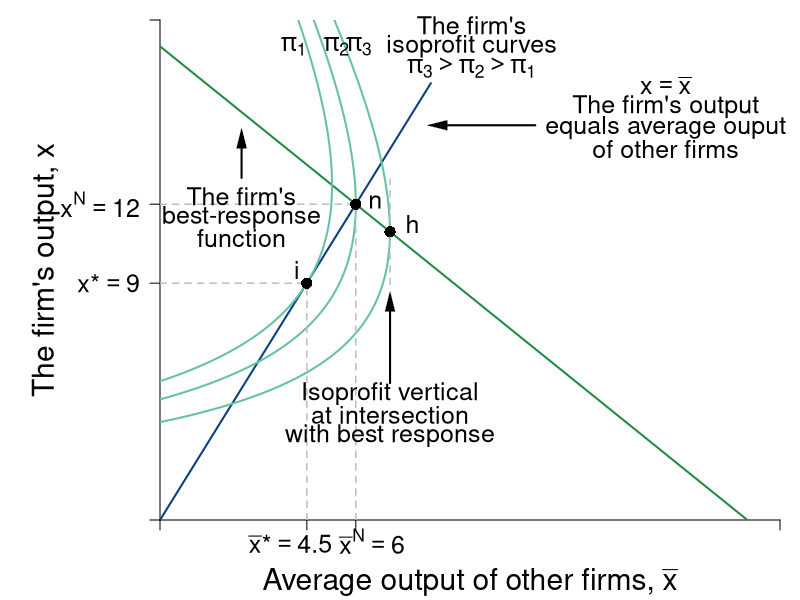

This chart was generated by the following R code:
require(shape)
pdf(file = "competitionmarkets/competition_average_2.pdf", width = 9, height = 7)

#Set parameters for graphics
axislabelsize <- 1.8
labelsize <- 1.5
namesize <- 1.8
annotatesize <- 1.5
graphlinewidth <- 2
segmentlinewidth <- 1.5

COL <- c("#7fc97f", "#beaed4", "#fdc086", "#ffff99", "#386cb0", "#f0027f", "#bf5b17", "#666666")
COLA <- c("#99d8c9","#66c2a4","#41ae76", "#238b45", "#005824")
COLB <- c("#4eb3d3", "#2b8cbe", "#0868ac","#084081")

par(mar =  c(4, 8, 1, 1))

piA <- function(xbar, x, s = 0.5, pmax = 20, c1 = 2, n = 3) {
  (pmax - s*(n - 1)*xbar)*x - s*(x)^2 - c1*x
}

brfA <- function(xbar, s = 0.5, pmax = 20, c1 = 2, n = 3) {
  (pmax - c1)/(2*s) - ((n - 1)/(2))*xbar
}

Equal45 <- function(xbar, slope = 1){
  slope*xbar
}


xlims <- c(0, 19)
ylims <- c(0, 19)

npts <- 501 
x <- seq(xlims[1], xlims[2], length.out = npts)
y <- seq(ylims[1], ylims[2], length.out = npts) 
#a <- c(30, 35, 40)
a <- c(60, 72, 81)


plot(0, 0, xlim = xlims, ylim = ylims, type = "n",
     xlab = expression(paste("")),
     ylab = expression(paste("")), 
     xaxt = "n", 
     yaxt = "n", 
     cex.lab = axislabelsize, 
     bty = "n",
     xaxs = "i", 
     yaxs = "i")


ticksy <- c(0, 9, 12, ylims[2])
ylabels <- c(NA, expression(paste(x,"*") == 9), expression(paste(x^N) == 12), NA)
ticksx <- c(0, 4.5, 6, xlims[2])
xlabels <- c(NA, expression(paste(bar(x),"*" == 4.5)), expression(paste(bar(x)^{N} == 6)), NA)


axis(1, at = ticksx, pos = 0, labels = FALSE, cex.axis = labelsize)
text(4, par("usr")[3] - 0.9, expression(paste(bar(x),"*" == 4.5)), xpd = TRUE, cex = labelsize)
text(6.5, par("usr")[3] - 0.8, expression(paste(bar(x)^{N} == 6)), xpd = TRUE, cex = labelsize)
axis(2, at = ticksy, pos = 0, labels = ylabels, las = 1, cex.axis = labelsize)


npts <- 500 
xx1 <- seq(xlims[1], xlims[2], length.out = npts)
xx2 <- seq(xlims[1], 8.3, length.out = npts)

lines(xx1, brfA(xx1, s = 0.5, pmax = 20, c1 = 2, n = 3), col = COLA[4], lwd = graphlinewidth)
lines(xx2, Equal45(xx2, slope = 2), col = COLB[4], lwd = graphlinewidth)

contour(x, y,
        outer(x, y, piA),
        drawlabels = FALSE,
        col = COLA[2],
        lwd = graphlinewidth,
        levels = a,
        xaxs = "i",
        yaxs = "i",
        add = TRUE)

mtext(expression(paste("Average output of other firms, ", bar(x))), side = 1, line = 3, cex = axislabelsize)
text(-3.5, 0.5*ylims[2], expression(paste("The firm's output, ", x)), xpd = TRUE, cex = axislabelsize, srt = 90) 

segments(0, 9, 4.5, 9, lty = 2, col = "gray" , lwd = segmentlinewidth)
segments(4.5, 0, 4.5, 9, lty = 2, col = "gray" , lwd = segmentlinewidth)
points(4.5, 9, pch = 16, col = "black", cex = 1.5)
text(4.2, 9.5, expression(paste("i")), cex = labelsize)
 
segments(6, 0, 6, 12, lty = 2, col = "gray" , lwd = segmentlinewidth)
segments(0, 12, 6, 12, lty = 2, col = "gray" , lwd = segmentlinewidth)
points(6, 12, pch = 16, col = "black", cex = 1.5)
text(6.6, 12.1, expression(paste("n")), cex = labelsize)


text(7.74, brfA(xbar = 7.05) + 0.3, expression(paste("h")), cex = labelsize)
segments(7.05, brfA(xbar = 7.05) - 2, 7.05, brfA(xbar = 7.05) + 2, lty = 2, col = "gray" , lwd = segmentlinewidth)
points(7.05, brfA(xbar = 7.05), pch = 16, col = "black", cex = 1.5)

text(7.05, 4.8, expression(paste("Isoprofit vertical")), cex = labelsize)
text(7.05, 4, expression(paste("at intersection")),cex = labelsize)
text(7.05, 3.2, expression(paste("with best response")),cex = labelsize)
Arrows(7.05, 5.2, 7.05, 8.3, col = "black", lty = 1, lwd = 2, arr.type = "triangle", arr.lwd = 0.5)

Arrows(11.5, 15, 8.5, 15, col = "black", lty = 1, lwd = 2, arr.type = "triangle", arr.lwd = 0.5)
text(15.5, 16.5, expression(paste(x == bar(x))), cex = labelsize)
text(15.5, 15.7, expression(paste("The firm's output")),cex = labelsize, xpd = TRUE)
text(15.5, 14.9, expression(paste("equals average ouput")),cex = labelsize, xpd = TRUE)
text(15.5, 14.1, expression(paste("of other firms")),cex = labelsize, xpd = TRUE)


text(2.5, 13.1 - 0.8, expression(paste("The firm's")),cex = labelsize)
text(2.5, 12.3 - 0.8, expression(paste("best-response")),cex = labelsize)
text(2.5, 11.5 - 0.8, expression(paste("function")),cex = labelsize)
Arrows(2.5, 13, 2.5, 14.5, col = "black", lty = 1, lwd = 2, arr.type = "triangle", arr.lwd = 0.5)


#Label the iso-welfare functions for the HG, Aisha
text(4.1, 18, expression(pi[1]), cex = labelsize)
text(5.4, 18, expression(pi[2]), cex = labelsize)
text(6.1, 18, expression(pi[3]), cex = labelsize)

text(9.55, 18.8, expression("The firm's"),cex = labelsize, xpd = TRUE)
text(9.55, 18, expression("isoprofit curves"),cex = labelsize,xpd = TRUE)
text(9.55, 17.2, expression(paste(pi[3] > pi[2], phantom() > pi[1])),cex = labelsize)

#B's brf
# text(7, 30, expression(paste("A's best response")),cex = labelsize)
# text(7, 29, expression(paste("function")),cex = labelsize)
# Arrows(7, 28.2, 7, 23.5, col = "black", lty = 1, lwd = 2, arr.type = "triangle", arr.lwd = 0.5)


dev.off()
